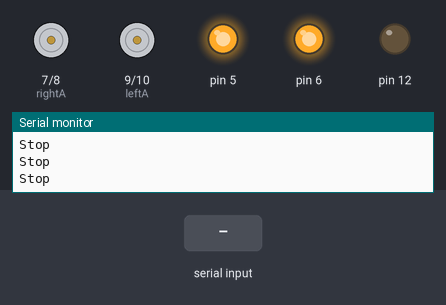
Recording of a sketch running on a simulated Arduino Uno, built with avr-gcc and run on an emulated ATmega328P. Shown: motor-driver pin pairs drawn as motors (green arrow = first pin HIGH = forward, orange = second pin HIGH = backward, longer = more drive), output pins drawn as LEDs (lit = HIGH), the last lines printed to the serial monitor. Dashed ring = blinking. The inputs (shaded band) are chosen by the test bench.

Above: at 5.2 s.
5.3 s: "k$" received over the second serial link
At 5.43 s:
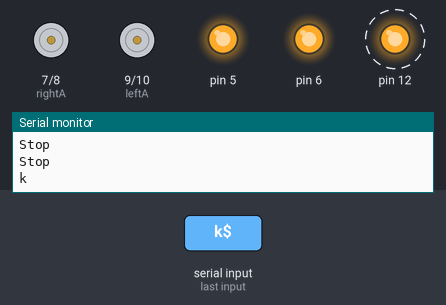
7.5 s: "f$" received over the second serial link
At 8.4 s:
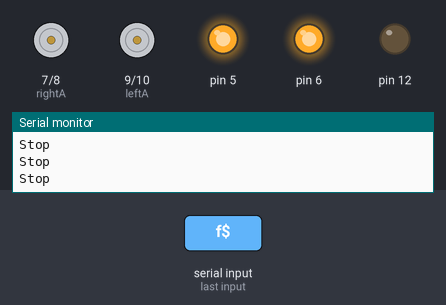
9.0 s: "b$" received over the second serial link
At 9.6 s:
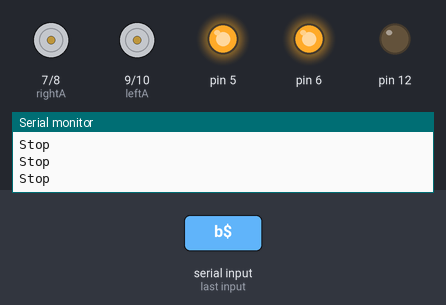
10.5 s: "a$" received over the second serial link
At 11.4 s:
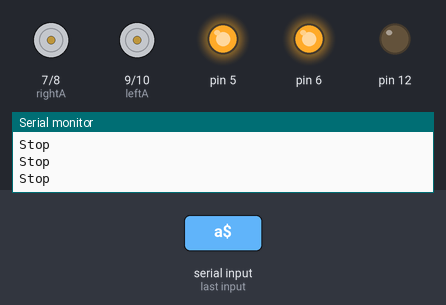
12.0 s: "c$" received over the second serial link
At 12.7 s:
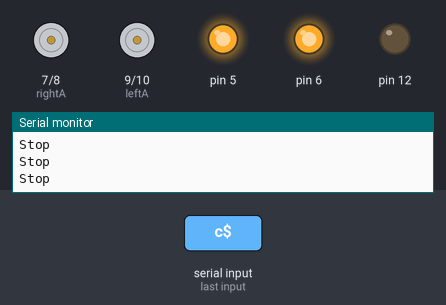
13.5 s: "r$" received over the second serial link
At 15.0 s:
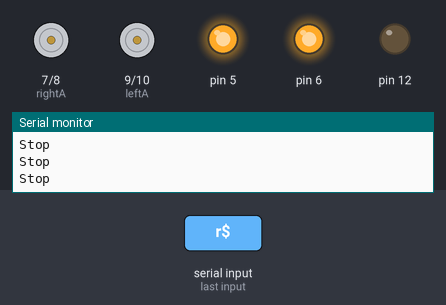
Timing chart, 0 to 16.0 s (numbered marks = the images above; inputs shaded):
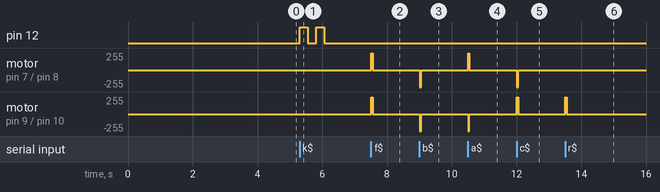

Measured:
- after the input at 5.3 s, pin 12: alternates HIGH for 0.25 s and LOW for 0.25 s, 4 changes in all, then stays LOW, starting at once
- after the input at 7.5 s, motor on pin 7 (rightA) / pin 8 (rightB), motor on pin 9 (leftA) / pin 10 (leftB): stopped → forward 255/255 at once, → stopped 0.05 s later
- after the input at 9.0 s, motor on pin 7 (rightA) / pin 8 (rightB), motor on pin 9 (leftA) / pin 10 (leftB): stopped → backward 255/255 at once, → stopped 0.05 s later
- after the input at 10.5 s, motor on pin 7 (rightA) / pin 8 (rightB): stopped → forward 255/255 at once, → stopped 0.04 s later; motor on pin 9 (leftA) / pin 10 (leftB): stopped → backward 255/255 at once, → stopped 0.04 s later
- after the input at 12.0 s, motor on pin 7 (rightA) / pin 8 (rightB): stopped → backward 255/255 at once, → stopped 0.04 s later; motor on pin 9 (leftA) / pin 10 (leftB): stopped → forward 255/255 at once, → stopped 0.04 s later
- after the input at 13.5 s, motor on pin 9 (leftA) / pin 10 (leftB): stopped → forward 255/255 at once, → stopped 0.04 s later

The sketch:

Kiezen_BOT_Program.ino
```cpp
/*
 * Program : Motor Test
 * This program will test the motor which is connected
 * to the arduino.
 *
 * created by : DREAMERS
 * build      : 07/14/2015
 *
 * If you are having any issue related to this program
 * please contact your mentor.
 * If your mentor is missing or mentor is unreachable
 * then please poke the person giving presentation.
 *
 * WARNING:
 * PLEASE DO NOT BURN THE ARDUINO PROVIDED TO YOU.
 * PLEASE DO NOT SPOIL THE ARDUINO PROVIDED TO YOU.
 * PLEASE DO NOT DAMAGE THE ARDUINO PROVIDED TO YOU.
 * PLEASE LISTEN TO THE INSTRUCTIONS VERY CAREFULLY.
 * YOU MIGHT HAVE 6 PACK WITH MUSCULAR BODY, BUT PLEASE HANDLE
 * THE ARDUINO CABLE CORDS WITH CARE.
 *
 * PLEASE FOLLOW AND OBEY THE TRAFFIC RULES.
 * PLEASE DO NOT DRINK AND DRIVE YOUR ROBOT :P
 */

/*
 * include the header files needed for the program.
 */
#include <Arduino.h>
#include <Wire.h>  // these are actually not needed.
#include <Servo.h> // these are actually not needed.
#include <SoftwareSerial.h>
#define RxD 2 // Pin that the Bluetooth (BT_TX) will transmit to the Arduino (RxD)
#define TxD 3 //
#include "pingTest.h"
SoftwareSerial blueToothSerial(RxD, TxD);
double angle_rad = PI / 180.0; // 1 degree in radians.
double angle_deg = 180.0 / PI; // 1 radian in degree.
int AUTO_FLAG = 0;
/*
 * These values are used to set the speed of the bot.
 */
int speed_slow = 50;
int speed_medium = 150;
int speed_fast = 255;

int moveDelay = 42;
int turnDelay = 32;
/*
 * These are the functions which are required to
 * control the bot.
 *
 * PLEASE MAKE SURE YOU HAVE A "DRIVING LICENCE" before driving.
 */
void moveForward();
void Stop();
void moveBackward();
void arcRight();
void arcLeft();
void spotRight();
void spotLeft();

void checkAUTO_FLAG();

double Distance; // Distance of the obstacle, this will be given by ping.
//Mdouble AUTO_FLAG;   // To check whether the bot is controlled by you or autonomous.
int leftA = 9;
int leftB = 10;
int rightA = 7;
int rightB = 8;

void moveForward()
{
    digitalWrite(leftA, 1);

    digitalWrite(leftB, 0);

    digitalWrite(rightA, 1);

    digitalWrite(rightB, 0);
    Serial.println("Forward");
}
void setupBlueToothConnection()
{
    blueToothSerial.begin(9600);                         //Set BluetoothBee BaudRate to default baud rate 38400
    blueToothSerial.print("\r\n+STWMOD=0\r\n");          //set the bluetooth work in slave mode
    blueToothSerial.print("\r\n+STNA=SeeedBTSlave\r\n"); //set bluetooth name as "SeeedBTSlave"
    blueToothSerial.print("\r\n+STOAUT=1\r\n");          // Permit Paired device to connect me
    blueToothSerial.print("\r\n+STAUTO=0\r\n");          // Auto-connection should be forbidden here
    delay(2000);                                         // This delay is required.
    blueToothSerial.print("\r\n+INQ=1\r\n");             //make the slave bluetooth inquirable
    Serial.println("The slave bluetooth is inquirable!");
    delay(2000); // This delay is required.
    blueToothSerial.flush();
}
void Stop()
{
    digitalWrite(leftA, 0);

    digitalWrite(leftB, 0);

    digitalWrite(rightA, 0);

    digitalWrite(rightB, 0);
    Serial.println("Stop");
}

void moveBackward()
{
    digitalWrite(leftA, 0);

    digitalWrite(leftB, 1);

    digitalWrite(rightA, 0);

    digitalWrite(rightB, 1);
    Serial.println("Backward");
}

void arcRight()
{
    digitalWrite(leftA, 1);

    digitalWrite(leftB, 0);

    digitalWrite(rightA, 1);

    digitalWrite(rightB, 1);
    Serial.println(" Arc Right");
}

void arcLeft()
{
    digitalWrite(leftA, 1);

    digitalWrite(leftB, 1);

    digitalWrite(rightA, 1);

    digitalWrite(rightB, 0);
    Serial.println("Arc Left");
}

void spotRight()
{
    digitalWrite(leftA, 1);

    digitalWrite(leftB, 0);

    digitalWrite(rightA, 0);

    digitalWrite(rightB, 1);
    Serial.println("Spot Right");
}

void spotLeft()
{
    digitalWrite(leftA, 0);

    digitalWrite(leftB, 1);

    digitalWrite(rightA, 1);

    digitalWrite(rightB, 0);
    Serial.println("Spot Left");
}

void setup()
{
    pinMode(leftA, OUTPUT);
    pinMode(leftB, OUTPUT);
    pinMode(rightA, OUTPUT);
    pinMode(rightB, OUTPUT);
    pinMode(5, OUTPUT);
    pinMode(6, OUTPUT);
    pinMode(12, OUTPUT);
    pinMode(RxD, INPUT); // Set pin to receive INPUT from bluetooth shield on Digital Pin 6
    pinMode(TxD, OUTPUT);
    Serial.begin(9600);
    //AUTO_FLAG = 0;
    Distance = 0;
    setupBlueToothConnection();

    analogWrite(5, 255);
    analogWrite(6, 255);
    AUTO_FLAG = 0;
    Distance = 0;

    Serial.println("@@@@@@@@@");
}

/*
 * This is the part which will be running repeatedly,
 * much like the forever block of 'SCRATCH'.
 */

void loop()
{
    //checkAUTO_FLAG();
    if (blueToothSerial.available())
    { //check for data sent from the remote bluetooth shield
        char recvChar = blueToothSerial.read();
        Serial.println(recvChar);

        switch (recvChar)
        {
        case 'f':
            moveForward();
            delay(moveDelay);
            break;
        case 'b':
            moveBackward();
            delay(moveDelay);
            break;
        case 'a':
            spotLeft();
            delay(turnDelay);
            break;
        case 'c':
            spotRight();
            delay(turnDelay);
            break;
        case 's':
            Stop();
            delay(moveDelay);
            break;
        case 'r':
            arcRight();
            delay(turnDelay);
            break;
        case 'l':
            arcLeft();
            delay(turnDelay);
            break;

        case 'X':
        {
            String str = blueToothSerial.readStringUntil('$');
            int Speed = str.toInt();
            Serial.println(Speed);
            analogWrite(5, Speed);
            analogWrite(6, Speed);
            break;
        }
        case 'k':
            digitalWrite(12, HIGH);
            delay(250);
            digitalWrite(12, LOW);
            delay(250);
            digitalWrite(12, HIGH);
            delay(250);
            digitalWrite(12, LOW);
            delay(250);
        default:
            Stop();
            digitalWrite(12, LOW);
        }
    }
    else
    {
        Stop();
    }
}
```

pingTest.h
```cpp
/*
 * Program : pingTest.h
 * This program will deal with the ping sensor.
 *
 * created by : DREAMERS
 * build      : 07/14/2015
 *
 * If you are having any issue related to this program
 * please contact your mentor.
 * If your mentor is missing or mentor is unreachable
 * then please poke the person giving presentation.
 *
 * WARNING:
 * PLEASE DO NOT BURN THE ARDUINO PROVIDED TO YOU.
 * PLEASE DO NOT SPOIL THE ARDUINO PROVIDED TO YOU.
 * PLEASE DO NOT DAMAGE THE ARDUINO PROVIDED TO YOU.
 * PLEASE LISTEN TO THE INSTRUCTIONS VERY CAREFULLY.
 * YOU MIGHT HAVE 6 PACK WITH MUSCULAR BODY, BUT PLEASE HANDLE
 * THE ARDUINO CABLE CORDS WITH CARE.
 *
 * PLEASE FOLLOW AND OBEY THE TRAFFIC RULES.
 * PLEASE DO NOT DRINK AND DRIVE YOUR ROBOT :P
 */

#include "Arduino.h"

#ifndef pingTest_h
#define pingTest_h

int pingSensorPin;
long duration, inches, cm;

long microsecondsToCentimeters(long microseconds)
{
	return microseconds / 29 / 2;
}

long getDistanceFromPing(int pin1, int pin2)
{
    int pingPin = pin1;
    int pingEchoPin = pin2;
    pinMode(pingPin, OUTPUT);
    digitalWrite(pingPin, LOW);
    delayMicroseconds(2);
    digitalWrite(pingPin, HIGH);
    delayMicroseconds(5);
    digitalWrite(pingPin, LOW);

    // The same pin is used to read the signal from the PING))): a HIGH
    // pulse whose duration is the time (in microseconds) from the sending
    // of the ping to the reception of its echo off of an object.
    pinMode(pingEchoPin, INPUT);
    duration = pulseIn(pingEchoPin, HIGH);

    // convert the time into a distance
    cm = microsecondsToCentimeters(duration);

    Serial.print(cm);
    Serial.print("cm");
    Serial.println();

    delay(10);
    return cm;
}

long microsecondsToInches(long microseconds)
{
	return microseconds / 74 / 2;
}

#endif pingTest_h
```
